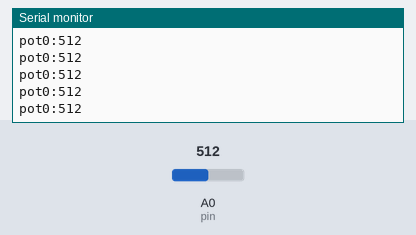
Bench run of a sketch on a simulated Arduino Uno, built with avr-gcc and run on an emulated ATmega328P. Parts: the last lines printed to the serial monitor. The inputs (shaded band) are chosen by the test bench; at power-on: A0 (pin) = 512.

Above: at 1.2 s.
1.3 s: A0 (pin) set to 716
At 1.56 s:
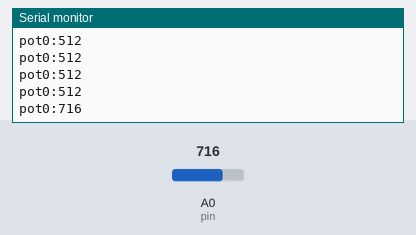
2.8 s: A0 (pin) set to 900
At 2.96 s:
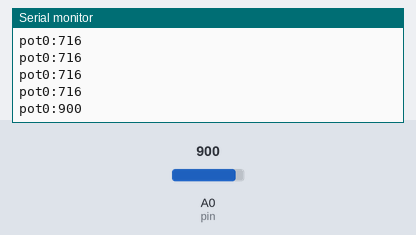
Timing chart, 0 to 5.8 s (numbered marks = the images above; inputs shaded):
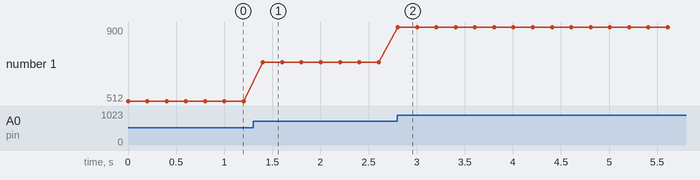

The sketch:

basicpot.ino
```cpp
int pin = 0;

void setup(){
  Serial.begin(9600);
}
void loop(){
  int val = analogRead(pin);
  Serial.print("pot0:");
  Serial.println(val);
  delay(200);
}
```

Measured:
- after the input at 1.3 s, the serial monitor: prints a new line after 0.10 s (image 1)
- after the input at 2.8 s, the serial monitor: prints a new line at once (image 2)
- plotted number 1: 512 → 716 after the input at 1.3 s, 716 → 900 after the input at 2.8 s
